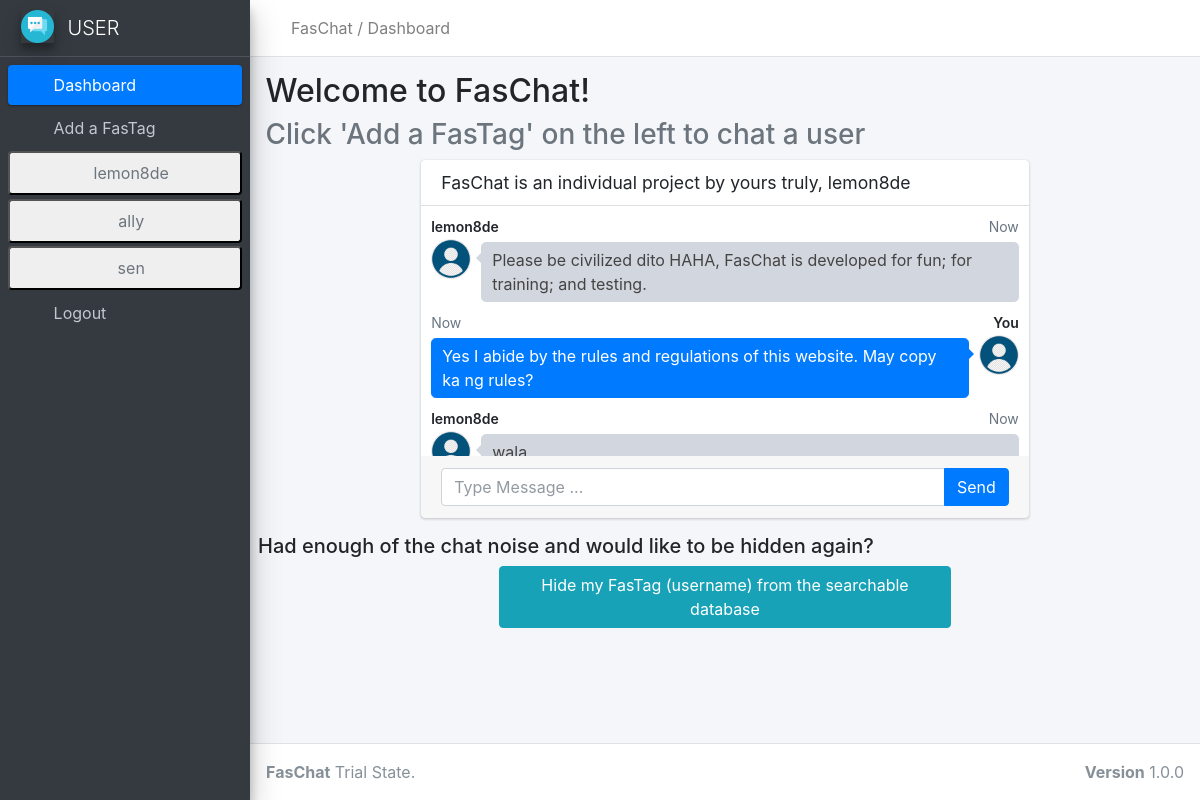
The app's page /pages/user_dashboard.php (signed in) with its own data.
### tables this page shows
CREATE TABLE `connections_solo` (
  `id` int(255) NOT NULL,
  `users` longtext DEFAULT NULL CHECK (json_valid(`users`)),
  `to_handshake` varchar(255) NOT NULL,
  `handshake` tinyint(1) NOT NULL DEFAULT 0,
  `initiator` varchar(255) NOT NULL,
  `date_created` datetime(2) NOT NULL DEFAULT current_timestamp(2)
);

CREATE TABLE `user_accounts` (
  `id` int(255) NOT NULL,
  `username` varchar(255) NOT NULL,
  `password` varchar(255) NOT NULL,
  `site_role` varchar(255) NOT NULL DEFAULT 'USER',
  `approved` tinyint(1) NOT NULL DEFAULT 0,
  `reset_password` tinyint(1) NOT NULL DEFAULT 0,
  `reset_password_approved` tinyint(1) NOT NULL DEFAULT 0,
  `exposed` tinyint(1) NOT NULL DEFAULT 0
);

### php_static/load_connections.php (the view, shortened to what this page needs)
<?php
    require '../php_api/db_connection.php';
    $username = $_SESSION['username'];
    $stmt = "SELECT * FROM connections_solo WHERE JSON_CONTAINS(connections_solo.users, '\"$username\"')";
    $stmt = $conn->prepare($stmt);
    $stmt->execute();
    foreach($stmt->fetchALL() as $x){
        $handshake_badge = !$x['handshake'] ? '<span class="badge badge-danger right"><i class="nav-icon far fa-handshake" style="margin-left:-1px;"></i></span>': '';
        $user_to_display = $x['to_handshake'] == $username ? $x['initiator'] : $x['to_handshake'];
        echo '
            <form action="../php_api/load_clicked_connection.php" method="POST">
                <li class="nav-item">
                    <button type="submit" class="nav-link">
                        <input type="hidden" value="' . $x['id'] . '" name="chat_id" readonly>
                        <input type="hidden" value="' . $x['handshake'] . '" name="handshake_confirm" readonly>
                        <i class="nav-icon fas fa-at"></i><p>' . $user_to_display . '</p>' . $handshake_badge .  '
                    </button>
                </li>
            </form>
        ';
    }
?>

### php_static/userconsent.php (shortened to what this page needs)
<?php
    require '../php_api/db_connection.php';
    $username = $_SESSION['username'];
    $sql = "SELECT exposed FROM user_accounts WHERE username = '$username'";
    $stmt = $conn->prepare($sql);
    $stmt->execute();
    foreach($stmt->fetchALL() as $x){
        if (!$x['exposed']) {
            echo '
                    <div class="row">
                        <h5>FasTags (usernames) are by default not displayed and can only be shared through word of mouth, but... you can:</h5>
                    </div>
                    <div class="row">
                        <div class="col-6 mx-auto">
                            <form action="../php_api/updateconsent_api.php" method="POST">
                                <input type="hidden" value="' . $username .  '" readonly name="username">
                                <button class="btn btn-success" style="width:100%;" type="submit" name="EnableConsent">I express my consent to make my FasTag (username) searchable within the FasChat database.</button>
                            </form>
                        </div>
                    </div>
            ';
        } else {
            echo '
                    <div class="row">
                        <h5>Had enough of the chat noise and would like to be hidden again?</h5>
                    </div>
                    <div class="row">
                        <div class="col-6 mx-auto">
                            <form action="../php_api/updateconsent_api.php" method="POST">
                                <input type="hidden" value="' . $username . '" readonly name="username">
                                <button class="btn btn-info" style="width:100%;" type="submit" name="DisableConsent">Hide my FasTag (username) from the searchable database</button>
                            </form>
                        </div>
                    </div>
            ';
        }
    }
?>

### records on screen
connections_solo: to_handshake "lemon8de"
connections_solo: to_handshake "ally"
connections_solo: initiator "sen"

### other values on screen
$directory "/ Dashboard"
